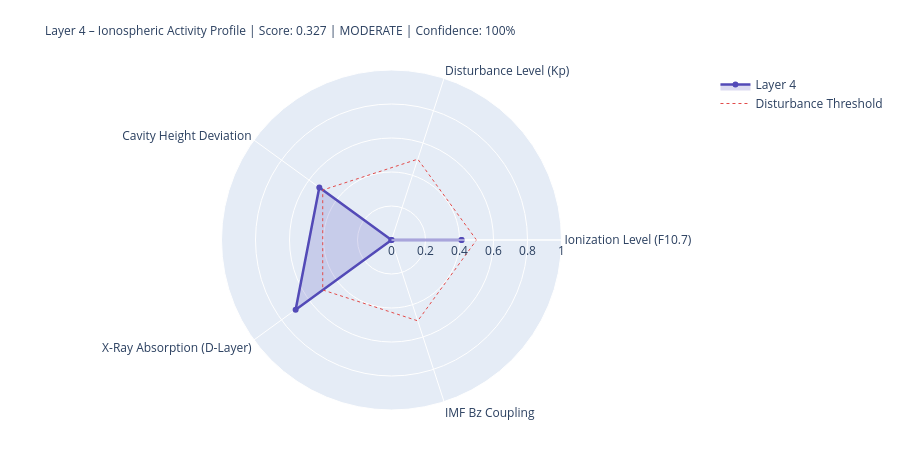

The code cell stored with this chart in its notebook:
### Markdown cell above
---
## 4. State Assessment & Handoff to Layer 5

### Code cell
# ============================================================
# LAYER-4-SCORE
# ============================================================

COMPONENTS = {
    'Ionization Level (F10.7)':    {'score': ioniz,       'source': 'primary' if f107_now else 'from_layer0', 'dynamic': True},
    'Disturbance Level (Kp)':          {'score': disturb,     'source': 'primary' if kp_now   else 'from_layer0', 'dynamic': True},
    'Cavity Height Deviation':    {'score': h_dev,       'source': 'derived',                                'dynamic': True},
    'X-Ray Absorption (D-Layer)':{'score': xray_ioniz,  'source': 'primary' if xray_now else 'missing',     'dynamic': True},
    'IMF Bz Coupling':             {'score': bz_coupling, 'source': 'primary' if bz_now   else 'from_layer0', 'dynamic': True},
}

available    = {k: v['score'] for k, v in COMPONENTS.items() if v['score'] is not None}
unavailable  = [k for k, v in COMPONENTS.items() if v['score'] is None]
layer4_score = round(sum(available.values()) / len(available), 4) if available else None
confidence   = round(len(available) / len(COMPONENTS), 2)
level = ('unknown' if layer4_score is None
         else 'quiet'   if layer4_score < 0.3
         else 'moderate' if layer4_score < 0.6
         else 'active')
dominant_l4 = max(available, key=available.get) if available else 'none'

# Resonance delta for Schumann SR-1
sr1_ref = schumann_freq(1, 80.0)
sr1_now = schumann_freq(1, h_eff)
sr1_delta_mhz = (sr1_now - sr1_ref) * 1000

# Propagation conditions
prop_cond = ('disturbed'   if kp_val > 4
             else 'unsettled' if kp_val > 2
             else 'normal')
if xray_class in ['X', 'M']:
    prop_cond = 'Radio-Blackout moeglich'

W = 68
print('=' * W)
print('LAYER 4 – IONOSPHERE – STATE ASSESSMENT')
print('=' * W)
for name, comp in COMPONENTS.items():
    s = comp['score']
    if s is not None:
        bar = '█' * int(s * 20) + '░' * (20 - int(s * 20))
        print(f'  {name:<36} {bar}  {s:.3f}  [{comp["source"]}]')
    else:
        print(f'  {name:<36} {"─" * 20}  n/a   [missing]')
print('-' * W)
print(f'  Score:          {layer4_score:.3f}  ({len(available)}/{len(COMPONENTS)} components)')
print(f'  Confidence:     {confidence:.0%}')
print(f'  Level:          {level.upper()}')
print(f'  Dominant:       {dominant_l4}')
print(f'  Cavity height:  {h_eff:.1f} km  (Ref: 80.0 km)')
print(f'  SR-1:           {sr1_now:.3f} Hz  (Δ {sr1_delta_mhz:+.1f} mHz vs. ref)')
print(f'  Propagation:    {prop_cond}')
print(f'  X-Ray:          {xray_class}-class  ({xray_now:.2e} W/m²)' if xray_now else '  X-Ray:          n/a')
print('=' * W)

# Radar
cats   = list(available.keys())
vals_r = list(available.values())
if len(cats) >= 3:
    fig = go.Figure()
    fig.add_trace(go.Scatterpolar(
        r=vals_r + [vals_r[0]], theta=cats + [cats[0]],
        fill='toself', fillcolor='rgba(83,74,183,0.20)',
        line=dict(color='#534AB7', width=2.5), name='Layer 4'
    ))
    fig.add_trace(go.Scatterpolar(
        r=[0.5] * (len(cats)+1), theta=cats + [cats[0]],
        line=dict(color='#E24B4A', dash='dot', width=1),
        mode='lines', name='Disturbance Threshold'
    ))
    fig.update_layout(
        title=dict(
            text=f'Layer 4 – Ionospheric Activity Profile | Score: {layer4_score:.3f} | {level.upper()} | Confidence: {confidence:.0%}',
            font=dict(size=12)
        ),
        polar=dict(radialaxis=dict(visible=True, range=[0, 1])),
        height=450, showlegend=True,
        margin=dict(l=80, r=80, t=70, b=40)
    )
    fig.show()

### Figure 1 — Plotly figure (JSON) as saved in the notebook; plotly's stock layout.template omitted (floating-point values rounded to 4 significant figures)
{"data": [{"fill": "toself", "fillcolor": "rgba(83,74,183,0.20)", "line": {"color": "#534AB7", "width": 2.5}, "name": "Layer 4", "r": [0.412, 0.0, 0.525, 0.697, 0.0, 0.412], "theta": ["Ionization Level (F10.7)", "Disturbance Level (Kp)", "Cavity Height Deviation", "X-Ray Absorption (D-Layer)", "IMF Bz Coupling", "Ionization Level (F10.7)"], "type": "scatterpolar"}, {"line": {"color": "#E24B4A", "dash": "dot", "width": 1}, "mode": "lines", "name": "Disturbance Threshold", "r": [0.5, 0.5, 0.5, 0.5, 0.5, 0.5], "theta": ["Ionization Level (F10.7)", "Disturbance Level (Kp)", "Cavity Height Deviation", "X-Ray Absorption (D-Layer)", "IMF Bz Coupling", "Ionization Level (F10.7)"], "type": "scatterpolar"}], "layout": {"height": 450, "margin": {"b": 40, "l": 80, "r": 80, "t": 70}, "polar": {"radialaxis": {"range": [0, 1], "visible": true}}, "showlegend": true, "title": {"font": {"size": 12}, "text": "Layer 4 – Ionospheric Activity Profile | Score: 0.327 | MODERATE | Confidence: 100%"}}}
